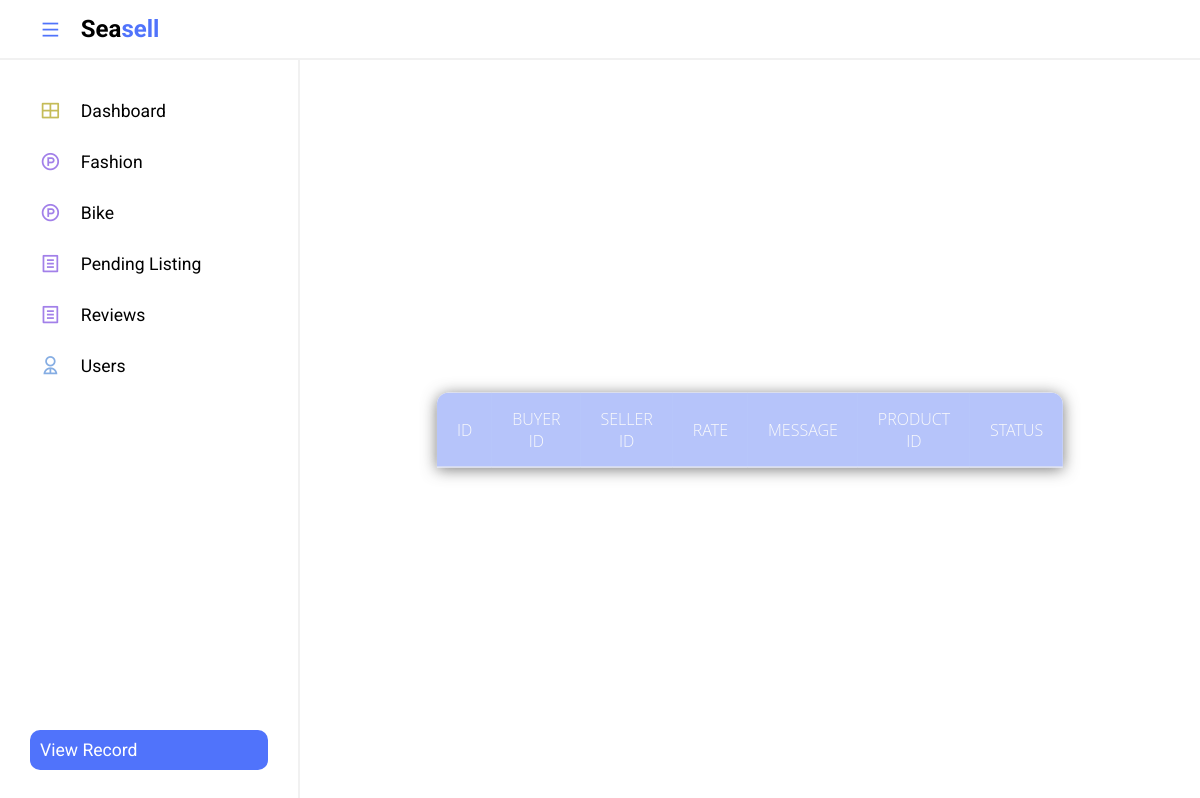
Page /FrontEnd/admin/review/reviewrecord.php on the earlier database version.
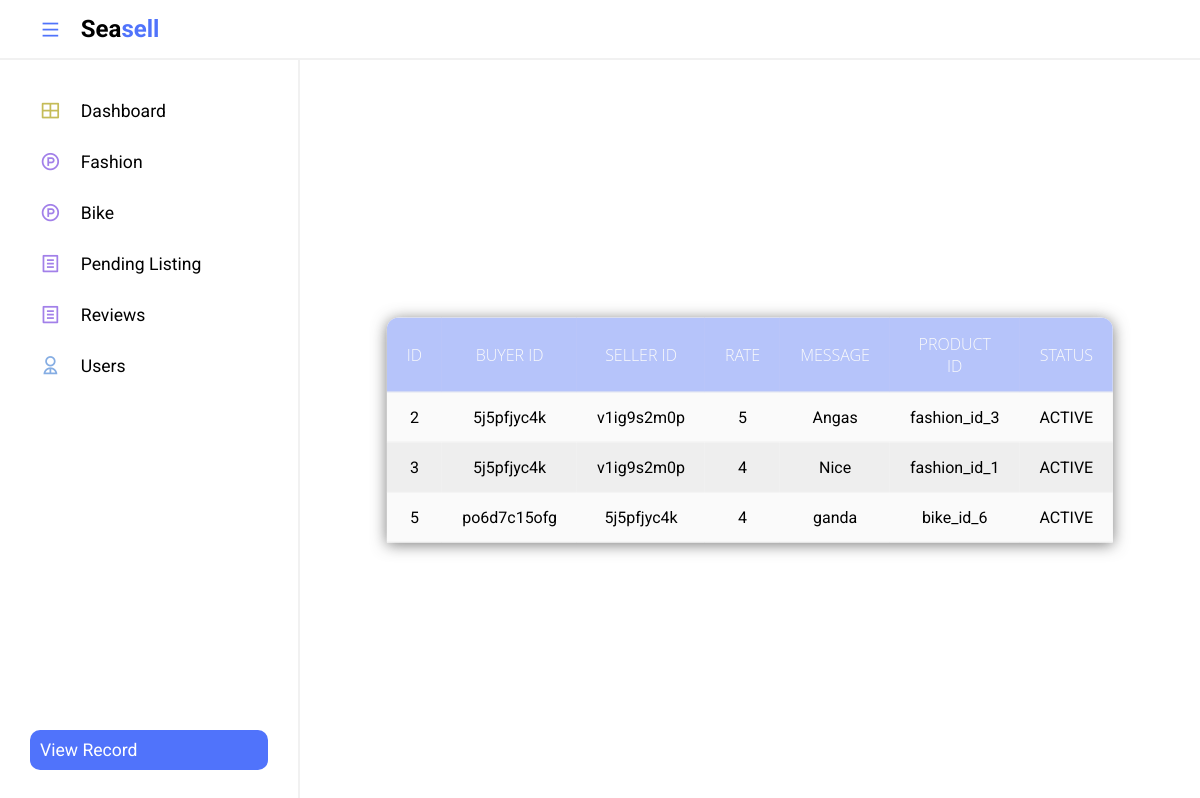
Same page on the later database version.
### tables this page shows
CREATE TABLE `review` (
  `REVIEW_ID` int(11) NOT NULL,
  `RATE` varchar(200) NOT NULL,
  `MESSAGE` varchar(200) NOT NULL,
  `SELLER_ID` varchar(200) NOT NULL,
  `BUYER_ID` varchar(200) NOT NULL,
  `PROD_ID` varchar(200) NOT NULL,
  `STATUS` varchar(200) NOT NULL
);

### FrontEnd/admin/review/reviewrecord.php (the view, shortened to what this page needs)
<!DOCTYPE html>
<html lang="en">
<html lang="en">
<head>
    <link rel="stylesheet" href="../adminpanel.css">
    <link href="https://cdn.jsdelivr.net/npm/remixicon@2.5.0/fonts/remixicon.css" rel="stylesheet">
</head>
<body>
    <section class="header">
        <div class="logo">
            <i class="ri-menu-line icon icon-0 menu"></i>
            <h2>Sea<span>sell</span></h2>
        </div>
    </section>
    <section class="main">
        <div class="sidebar">
        <ul class="sidebar--items">
                <li>
                    <a href="../index.php">
                        <span class="icon icon-1"><i class="ri-layout-grid-line"></i></span>
                        <span class="sidebar--item">Dashboard</span>
                    </a>
                </li>
                <li>
                    <a href="../fashion/fashionproduct.php" id="active">
                        <span class="icon icon-2"><i class="ri-product-hunt-line"></i></span>
                        <span class="sidebar--item">Fashion</span>
                    </a>
                </li>
                <li>
                    <a href="../bike/productbike.php" id="active">
                        <span class="icon icon-2"><i class="ri-product-hunt-line"></i></span>
                        <span class="sidebar--item">Bike</span>
                    </a>
                </li>
                <li>
                    <a href="../listing/listed.php">
                        <span class="icon icon-2"><i class="ri-file-list-line"></i></span>
                        <span class="sidebar--item">Pending Listing</span>
                    </a>
                </li>
                <li>
                    <a href="../review/review.php">
                        <span class="icon icon-2"><i class="ri-file-list-line"></i></span>
                        <span class="sidebar--item">Reviews</span>
                    </a>
                </li>
                <li>
                    <a href="../user/adminusers.php">
                        <span class="icon icon-3"><i class="ri-user-2-line"></i></span>
                        <span class="sidebar--item" style="white-space: nowrap;">Users</span>
                    </a>
                </li>
            </ul>
            <ul class="sidebar--bottom-items"  >
                <li >
                    <a href="review.php" id="active--link">
                        <span class="sidebar--item" >View Record</span>
                    </a>
                </li>
            </ul>
        </div>
        <div class="main--content">
            <div class="filter">
 </div>
 <table>
 <thead>
 <tr>
 <th>ID</th>
 <th>BUYER ID</th>
 <th>SELLER ID</th>
 <th>RATE</th>
 <th>MESSAGE</th>
 <th>PRODUCT ID</th>
 <th>STATUS</th>
 </tr>
</thead>
<tbody>
   <?php
    include"../../includes/functions/connection.php";
    $sql = "(SELECT REVIEW_ID, RATE, BUYER_ID, MESSAGE, REVIEW_ID,SELLER_ID,PROD_ID,STATUS FROM review WHERE STATUS = 'ACTIVE')";
    $result = $conn->query($sql);
    while($row = $result->fetch_assoc()){
        echo "
        <tr>
        <td>$row[REVIEW_ID]</td>
        <td>$row[BUYER_ID]</td>
        <td>$row[SELLER_ID]</td>
        <td>$row[RATE]</td>
        <td>$row[MESSAGE]</td>
        <td>$row[PROD_ID]</td>
        <td>$row[STATUS]</td>
        </tr>
        ";
    }
    ?>
</tbody>
 </table>
        </div>
    </section>
</body>
</html>

Differences in the rows shown:
now on this page (row edited): review: REVIEW_ID "2", BUYER_ID "5j5pfjyc4k", SELLER_ID "v1ig9s2m0p", RATE "5", MESSAGE "Angas", PROD_ID "fashion_id_3", STATUS "ACTIVE"
now on this page (row edited): review: REVIEW_ID "3", BUYER_ID "5j5pfjyc4k", SELLER_ID "v1ig9s2m0p", RATE "4", MESSAGE "Nice", PROD_ID "fashion_id_1", STATUS "ACTIVE"
now on this page (row edited): review: REVIEW_ID "5", BUYER_ID "po6d7c15ofg", SELLER_ID "5j5pfjyc4k", RATE "4", MESSAGE "ganda", PROD_ID "bike_id_6", STATUS "ACTIVE"
